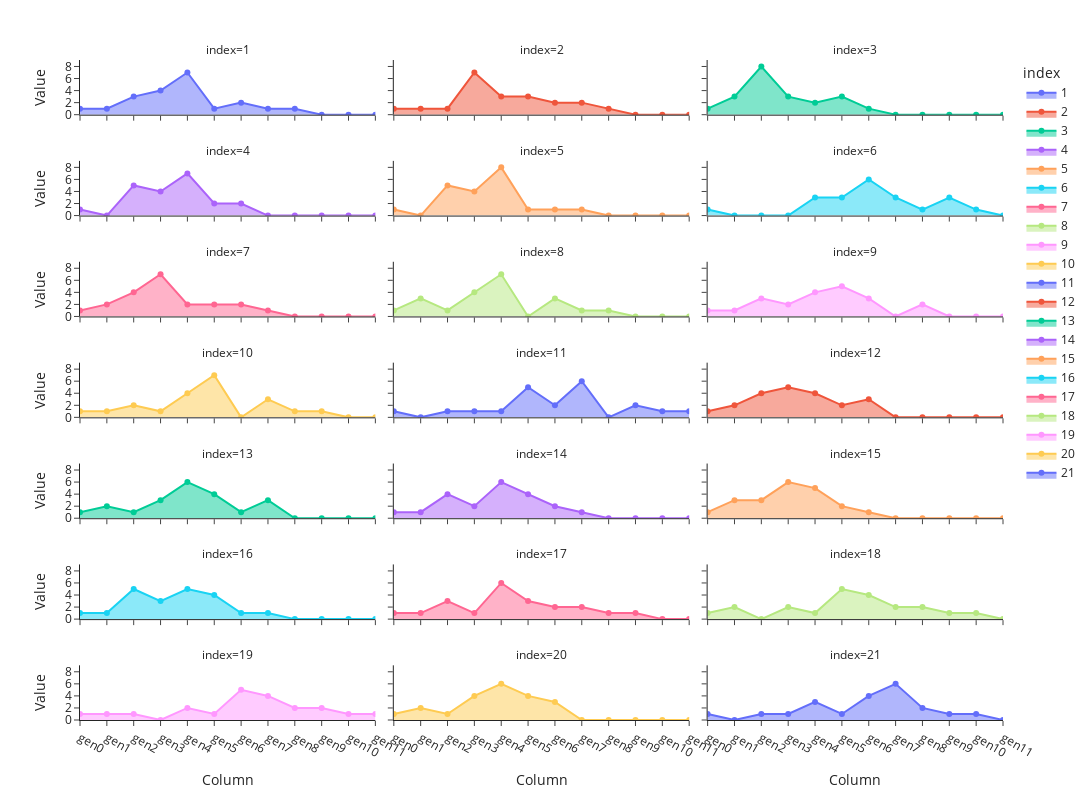

The notebook cell this image was saved under:
### Code cell
import plotly.express as px

# Prepare the data
melted_df = G0_choice_dataframe.melt(var_name='Column', value_name='Value', ignore_index=False).reset_index()

fig = px.area(
    melted_df,
    x='Column',
    y='Value',
    color='index',
    facet_col='index',  # Creates separate plots per identifier
    facet_col_wrap=3,        # Wrap columns for better layout
    markers=True,
)

fig.update_layout(template='simple_white',height=800, width=1200)

fig.show()
fig.write_image('../rawfigures/choice-of-gen0.svg')

### Figure 1 — Plotly figure (JSON) as saved in the notebook; plotly's stock layout.template omitted (floating-point values rounded to 4 significant figures)
{"data": [{"fillpattern": {"shape": ""}, "hovertemplate": "index=1<br>Column=%{x}<br>Value=%{y}<extra></extra>", "legendgroup": "1", "line": {"color": "#636efa"}, "marker": {"symbol": "circle"}, "mode": "markers+lines", "name": "1", "orientation": "v", "showlegend": true, "stackgroup": "1", "type": "scatter", "x": ["gen0", "gen1", "gen2", "gen3", "gen4", "gen5", "gen6", "gen7", "gen8", "gen9", "gen10", "gen11"], "xaxis": "x19", "y": [1, 1, 3, 4, 7, 1, 2, 1, 1, 0, 0, 0], "yaxis": "y19"}, {"fillpattern": {"shape": ""}, "hovertemplate": "index=2<br>Column=%{x}<br>Value=%{y}<extra></extra>", "legendgroup": "2", "line": {"color": "#EF553B"}, "marker": {"symbol": "circle"}, "mode": "markers+lines", "name": "2", "orientation": "v", "showlegend": true, "stackgroup": "1", "type": "scatter", "x": ["gen0", "gen1", "gen2", "gen3", "gen4", "gen5", "gen6", "gen7", "gen8", "gen9", "gen10", "gen11"], "xaxis": "x20", "y": [1, 1, 1, 7, 3, 3, 2, 2, 1, 0, 0, 0], "yaxis": "y20"}, {"fillpattern": {"shape": ""}, "hovertemplate": "index=3<br>Column=%{x}<br>Value=%{y}<extra></extra>", "legendgroup": "3", "line": {"color": "#00cc96"}, "marker": {"symbol": "circle"}, "mode": "markers+lines", "name": "3", "orientation": "v", "showlegend": true, "stackgroup": "1", "type": "scatter", "x": ["gen0", "gen1", "gen2", "gen3", "gen4", "gen5", "gen6", "gen7", "gen8", "gen9", "gen10", "gen11"], "xaxis": "x21", "y": [1, 3, 8, 3, 2, 3, 1, 0, 0, 0, 0, 0], "yaxis": "y21"}, {"fillpattern": {"shape": ""}, "hovertemplate": "index=4<br>Column=%{x}<br>Value=%{y}<extra></extra>", "legendgroup": "4", "line": {"color": "#ab63fa"}, "marker": {"symbol": "circle"}, "mode": "markers+lines", "name": "4", "orientation": "v", "showlegend": true, "stackgroup": "1", "type": "scatter", "x": ["gen0", "gen1", "gen2", "gen3", "gen4", "gen5", "gen6", "gen7", "gen8", "gen9", "gen10", "gen11"], "xaxis": "x16", "y": [1, 0, 5, 4, 7, 2, 2, 0, 0, 0, 0, 0], "yaxis": "y16"}, {"fillpattern": {"shape": ""}, "hovertemplate": "index=5<br>Column=%{x}<br>Value=%{y}<extra></extra>", "legendgroup": "5", "line": {"color": "#FFA15A"}, "marker": {"symbol": "circle"}, "mode": "markers+lines", "name": "5", "orientation": "v", "showlegend": true, "stackgroup": "1", "type": "scatter", "x": ["gen0", "gen1", "gen2", "gen3", "gen4", "gen5", "gen6", "gen7", "gen8", "gen9", "gen10", "gen11"], "xaxis": "x17", "y": [1, 0, 5, 4, 8, 1, 1, 1, 0, 0, 0, 0], "yaxis": "y17"}, {"fillpattern": {"shape": ""}, "hovertemplate": "index=6<br>Column=%{x}<br>Value=%{y}<extra></extra>", "legendgroup": "6", "line": {"color": "#19d3f3"}, "marker": {"symbol": "circle"}, "mode": "markers+lines", "name": "6", "orientation": "v", "showlegend": true, "stackgroup": "1", "type": "scatter", "x": ["gen0", "gen1", "gen2", "gen3", "gen4", "gen5", "gen6", "gen7", "gen8", "gen9", "gen10", "gen11"], "xaxis": "x18", "y": [1, 0, 0, 0, 3, 3, 6, 3, 1, 3, 1, 0], "yaxis": "y18"}, {"fillpattern": {"shape": ""}, "hovertemplate": "index=7<br>Column=%{x}<br>Value=%{y}<extra></extra>", "legendgroup": "7", "line": {"color": "#FF6692"}, "marker": {"symbol": "circle"}, "mode": "markers+lines", "name": "7", "orientation": "v", "showlegend": true, "stackgroup": "1", "type": "scatter", "x": ["gen0", "gen1", "gen2", "gen3", "gen4", "gen5", "gen6", "gen7", "gen8", "gen9", "gen10", "gen11"], "xaxis": "x13", "y": [1, 2, 4, 7, 2, 2, 2, 1, 0, 0, 0, 0], "yaxis": "y13"}, {"fillpattern": {"shape": ""}, "hovertemplate": "index=8<br>Column=%{x}<br>Value=%{y}<extra></extra>", "legendgroup": "8", "line": {"color": "#B6E880"}, "marker": {"symbol": "circle"}, "mode": "markers+lines", "name": "8", "orientation": "v", "showlegend": true, "stackgroup": "1", "type": "scatter", "x": ["gen0", "gen1", "gen2", "gen3", "gen4", "gen5", "gen6", "gen7", "gen8", "gen9", "gen10", "gen11"], "xaxis": "x14", "y": [1, 3, 1, 4, 7, 0, 3, 1, 1, 0, 0, 0], "yaxis": "y14"}, {"fillpattern": {"shape": ""}, "hovertemplate": "index=9<br>Column=%{x}<br>Value=%{y}<extra></extra>", "legendgroup": "9", "line": {"color": "#FF97FF"}, "marker": {"symbol": "circle"}, "mode": "markers+lines", "name": "9", "orientation": "v", "showlegend": true, "stackgroup": "1", "type": "scatter", "x": ["gen0", "gen1", "gen2", "gen3", "gen4", "gen5", "gen6", "gen7", "gen8", "gen9", "gen10", "gen11"], "xaxis": "x15", "y": [1, 1, 3, 2, 4, 5, 3, 0, 2, 0, 0, 0], "yaxis": "y15"}, {"fillpattern": {"shape": ""}, "hovertemplate": "index=10<br>Column=%{x}<br>Value=%{y}<extra></extra>", "legendgroup": "10", "line": {"color": "#FECB52"}, "marker": {"symbol": "circle"}, "mode": "markers+lines", "name": "10", "orientation": "v", "showlegend": true, "stackgroup": "1", "type": "scatter", "x": ["gen0", "gen1", "gen2", "gen3", "gen4", "gen5", "gen6", "gen7", "gen8", "gen9", "gen10", "gen11"], "xaxis": "x10", "y": [1, 1, 2, 1, 4, 7, 0, 3, 1, 1, 0, 0], "yaxis": "y10"}, {"fillpattern": {"shape": ""}, "hovertemplate": "index=11<br>Column=%{x}<br>Value=%{y}<extra></extra>", "legendgroup": "11", "line": {"color": "#636efa"}, "marker": {"symbol": "circle"}, "mode": "markers+lines", "name": "11", "orientation": "v", "showlegend": true, "stackgroup": "1", "type": "scatter", "x": ["gen0", "gen1", "gen2", "gen3", "gen4", "gen5", "gen6", "gen7", "gen8", "gen9", "gen10", "gen11"], "xaxis": "x11", "y": [1, 0, 1, 1, 1, 5, 2, 6, 0, 2, 1, 1], "yaxis": "y11"}, {"fillpattern": {"shape": ""}, "hovertemplate": "index=12<br>Column=%{x}<br>Value=%{y}<extra></extra>", "legendgroup": "12", "line": {"color": "#EF553B"}, "marker": {"symbol": "circle"}, "mode": "markers+lines", "name": "12", "orientation": "v", "showlegend": true, "stackgroup": "1", "type": "scatter", "x": ["gen0", "gen1", "gen2", "gen3", "gen4", "gen5", "gen6", "gen7", "gen8", "gen9", "gen10", "gen11"], "xaxis": "x12", "y": [1, 2, 4, 5, 4, 2, 3, 0, 0, 0, 0, 0], "yaxis": "y12"}, {"fillpattern": {"shape": ""}, "hovertemplate": "index=13<br>Column=%{x}<br>Value=%{y}<extra></extra>", "legendgroup": "13", "line": {"color": "#00cc96"}, "marker": {"symbol": "circle"}, "mode": "markers+lines", "name": "13", "orientation": "v", "showlegend": true, "stackgroup": "1", "type": "scatter", "x": ["gen0", "gen1", "gen2", "gen3", "gen4", "gen5", "gen6", "gen7", "gen8", "gen9", "gen10", "gen11"], "xaxis": "x7", "y": [1, 2, 1, 3, 6, 4, 1, 3, 0, 0, 0, 0], "yaxis": "y7"}, {"fillpattern": {"shape": ""}, "hovertemplate": "index=14<br>Column=%{x}<br>Value=%{y}<extra></extra>", "legendgroup": "14", "line": {"color": "#ab63fa"}, "marker": {"symbol": "circle"}, "mode": "markers+lines", "name": "14", "orientation": "v", "showlegend": true, "stackgroup": "1", "type": "scatter", "x": ["gen0", "gen1", "gen2", "gen3", "gen4", "gen5", "gen6", "gen7", "gen8", "gen9", "gen10", "gen11"], "xaxis": "x8", "y": [1, 1, 4, 2, 6, 4, 2, 1, 0, 0, 0, 0], "yaxis": "y8"}, {"fillpattern": {"shape": ""}, "hovertemplate": "index=15<br>Column=%{x}<br>Value=%{y}<extra></extra>", "legendgroup": "15", "line": {"color": "#FFA15A"}, "marker": {"symbol": "circle"}, "mode": "markers+lines", "name": "15", "orientation": "v", "showlegend": true, "stackgroup": "1", "type": "scatter", "x": ["gen0", "gen1", "gen2", "gen3", "gen4", "gen5", "gen6", "gen7", "gen8", "gen9", "gen10", "gen11"], "xaxis": "x9", "y": [1, 3, 3, 6, 5, 2, 1, 0, 0, 0, 0, 0], "yaxis": "y9"}, {"fillpattern": {"shape": ""}, "hovertemplate": "index=16<br>Column=%{x}<br>Value=%{y}<extra></extra>", "legendgroup": "16", "line": {"color": "#19d3f3"}, "marker": {"symbol": "circle"}, "mode": "markers+lines", "name": "16", "orientation": "v", "showlegend": true, "stackgroup": "1", "type": "scatter", "x": ["gen0", "gen1", "gen2", "gen3", "gen4", "gen5", "gen6", "gen7", "gen8", "gen9", "gen10", "gen11"], "xaxis": "x4", "y": [1, 1, 5, 3, 5, 4, 1, 1, 0, 0, 0, 0], "yaxis": "y4"}, {"fillpattern": {"shape": ""}, "hovertemplate": "index=17<br>Column=%{x}<br>Value=%{y}<extra></extra>", "legendgroup": "17", "line": {"color": "#FF6692"}, "marker": {"symbol": "circle"}, "mode": "markers+lines", "name": "17", "orientation": "v", "showlegend": true, "stackgroup": "1", "type": "scatter", "x": ["gen0", "gen1", "gen2", "gen3", "gen4", "gen5", "gen6", "gen7", "gen8", "gen9", "gen10", "gen11"], "xaxis": "x5", "y": [1, 1, 3, 1, 6, 3, 2, 2, 1, 1, 0, 0], "yaxis": "y5"}, {"fillpattern": {"shape": ""}, "hovertemplate": "index=18<br>Column=%{x}<br>Value=%{y}<extra></extra>", "legendgroup": "18", "line": {"color": "#B6E880"}, "marker": {"symbol": "circle"}, "mode": "markers+lines", "name": "18", "orientation": "v", "showlegend": true, "stackgroup": "1", "type": "scatter", "x": ["gen0", "gen1", "gen2", "gen3", "gen4", "gen5", "gen6", "gen7", "gen8", "gen9", "gen10", "gen11"], "xaxis": "x6", "y": [1, 2, 0, 2, 1, 5, 4, 2, 2, 1, 1, 0], "yaxis": "y6"}, {"fillpattern": {"shape": ""}, "hovertemplate": "index=19<br>Column=%{x}<br>Value=%{y}<extra></extra>", "legendgroup": "19", "line": {"color": "#FF97FF"}, "marker": {"symbol": "circle"}, "mode": "markers+lines", "name": "19", "orientation": "v", "showlegend": true, "stackgroup": "1", "type": "scatter", "x": ["gen0", "gen1", "gen2", "gen3", "gen4", "gen5", "gen6", "gen7", "gen8", "gen9", "gen10", "gen11"], "xaxis": "x", "y": [1, 1, 1, 0, 2, 1, 5, 4, 2, 2, 1, 1], "yaxis": "y"}, {"fillpattern": {"shape": ""}, "hovertemplate": "index=20<br>Column=%{x}<br>Value=%{y}<extra></extra>", "legendgroup": "20", "line": {"color": "#FECB52"}, "marker": {"symbol": "circle"}, "mode": "markers+lines", "name": "20", "orientation": "v", "showlegend": true, "stackgroup": "1", "type": "scatter", "x": ["gen0", "gen1", "gen2", "gen3", "gen4", "gen5", "gen6", "gen7", "gen8", "gen9", "gen10", "gen11"], "xaxis": "x2", "y": [1, 2, 1, 4, 6, 4, 3, 0, 0, 0, 0, 0], "yaxis": "y2"}, {"fillpattern": {"shape": ""}, "hovertemplate": "index=21<br>Column=%{x}<br>Value=%{y}<extra></extra>", "legendgroup": "21", "line": {"color": "#636efa"}, "marker": {"symbol": "circle"}, "mode": "markers+lines", "name": "21", "orientation": "v", "showlegend": true, "stackgroup": "1", "type": "scatter", "x": ["gen0", "gen1", "gen2", "gen3", "gen4", "gen5", "gen6", "gen7", "gen8", "gen9", "gen10", "gen11"], "xaxis": "x3", "y": [1, 0, 1, 1, 3, 1, 4, 6, 2, 1, 1, 0], "yaxis": "y3"}], "layout": {"annotations": [{"font": {}, "showarrow": false, "text": "index=19", "x": 0.16, "xanchor": "center", "xref": "paper", "y": 0.08286, "yanchor": "bottom", "yref": "paper"}, {"font": {}, "showarrow": false, "text": "index=20", "x": 0.5, "xanchor": "center", "xref": "paper", "y": 0.08286, "yanchor": "bottom", "yref": "paper"}, {"font": {}, "showarrow": false, "text": "index=21", "x": 0.84, "xanchor": "center", "xref": "paper", "y": 0.08286, "yanchor": "bottom", "yref": "paper"}, {"font": {}, "showarrow": false, "text": "index=16", "x": 0.16, "xanchor": "center", "xref": "paper", "y": 0.2357, "yanchor": "bottom", "yref": "paper"}, {"font": {}, "showarrow": false, "text": "index=17", "x": 0.5, "xanchor": "center", "xref": "paper", "y": 0.2357, "yanchor": "bottom", "yref": "paper"}, {"font": {}, "showarrow": false, "text": "index=18", "x": 0.84, "xanchor": "center", "xref": "paper", "y": 0.2357, "yanchor": "bottom", "yref": "paper"}, {"font": {}, "showarrow": false, "text": "index=13", "x": 0.16, "xanchor": "center", "xref": "paper", "y": 0.3886, "yanchor": "bottom", "yref": "paper"}, {"font": {}, "showarrow": false, "text": "index=14", "x": 0.5, "xanchor": "center", "xref": "paper", "y": 0.3886, "yanchor": "bottom", "yref": "paper"}, {"font": {}, "showarrow": false, "text": "index=15", "x": 0.84, "xanchor": "center", "xref": "paper", "y": 0.3886, "yanchor": "bottom", "yref": "paper"}, {"font": {}, "showarrow": false, "text": "index=10", "x": 0.16, "xanchor": "center", "xref": "paper", "y": 0.5414, "yanchor": "bottom", "yref": "paper"}, {"font": {}, "showarrow": false, "text": "index=11", "x": 0.5, "xanchor": "center", "xref": "paper", "y": 0.5414, "yanchor": "bottom", "yref": "paper"}, {"font": {}, "showarrow": false, "text": "index=12", "x": 0.84, "xanchor": "center", "xref": "paper", "y": 0.5414, "yanchor": "bottom", "yref": "paper"}, {"font": {}, "showarrow": false, "text": "index=7", "x": 0.16, "xanchor": "center", "xref": "paper", "y": 0.6943, "yanchor": "bottom", "yref": "paper"}, {"font": {}, "showarrow": false, "text": "index=8", "x": 0.5, "xanchor": "center", "xref": "paper", "y": 0.6943, "yanchor": "bottom", "yref": "paper"}, {"font": {}, "showarrow": false, "text": "index=9", "x": 0.84, "xanchor": "center", "xref": "paper", "y": 0.6943, "yanchor": "bottom", "yref": "paper"}, {"font": {}, "showarrow": false, "text": "index=4", "x": 0.16, "xanchor": "center", "xref": "paper", "y": 0.8471, "yanchor": "bottom", "yref": "paper"}, {"font": {}, "showarrow": false, "text": "index=5", "x": 0.5, "xanchor": "center", "xref": "paper", "y": 0.8471, "yanchor": "bottom", "yref": "paper"}, {"font": {}, "showarrow": false, "text": "index=6", "x": 0.84, "xanchor": "center", "xref": "paper", "y": 0.8471, "yanchor": "bottom", "yref": "paper"}, {"font": {}, "showarrow": false, "text": "index=1", "x": 0.16, "xanchor": "center", "xref": "paper", "y": 1, "yanchor": "bottom", "yref": "paper"}, {"font": {}, "showarrow": false, "text": "index=2", "x": 0.5, "xanchor": "center", "xref": "paper", "y": 1, "yanchor": "bottom", "yref": "paper"}, {"font": {}, "showarrow": false, "text": "index=3", "x": 0.84, "xanchor": "center", "xref": "paper", "y": 1, "yanchor": "bottom", "yref": "paper"}], "height": 800, "legend": {"title": {"text": "index"}, "tracegroupgap": 0}, "margin": {"t": 60}, "width": 1200, "xaxis": {"anchor": "y", "domain": [0, 0.32], "title": {"text": "Column"}}, "xaxis10": {"anchor": "y10", "domain": [0, 0.32], "matches": "x", "showticklabels": false}, "xaxis11": {"anchor": "y11", "domain": [0.34, 0.66], "matches": "x", "showticklabels": false}, "xaxis12": {"anchor": "y12", "domain": [0.68, 1.0], "matches": "x", "showticklabels": false}, "xaxis13": {"anchor": "y13", "domain": [0, 0.32], "matches": "x", "showticklabels": false}, "xaxis14": {"anchor": "y14", "domain": [0.34, 0.66], "matches": "x", "showticklabels": false}, "xaxis15": {"anchor": "y15", "domain": [0.68, 1.0], "matches": "x", "showticklabels": false}, "xaxis16": {"anchor": "y16", "domain": [0, 0.32], "matches": "x", "showticklabels": false}, "xaxis17": {"anchor": "y17", "domain": [0.34, 0.66], "matches": "x", "showticklabels": false}, "xaxis18": {"anchor": "y18", "domain": [0.68, 1.0], "matches": "x", "showticklabels": false}, "xaxis19": {"anchor": "y19", "domain": [0, 0.32], "matches": "x", "showticklabels": false}, "xaxis2": {"anchor": "y2", "domain": [0.34, 0.66], "matches": "x", "title": {"text": "Column"}}, "xaxis20": {"anchor": "y20", "domain": [0.34, 0.66], "matches": "x", "showticklabels": false}, "xaxis21": {"anchor": "y21", "domain": [0.68, 1.0], "matches": "x", "showticklabels": false}, "xaxis3": {"anchor": "y3", "domain": [0.68, 1.0], "matches": "x", "title": {"text": "Column"}}, "xaxis4": {"anchor": "y4", "domain": [0, 0.32], "matches": "x", "showticklabels": false}, "xaxis5": {"anchor": "y5", "domain": [0.34, 0.66], "matches": "x", "showticklabels": false}, "xaxis6": {"anchor": "y6", "domain": [0.68, 1.0], "matches": "x", "showticklabels": false}, "xaxis7": {"anchor": "y7", "domain": [0, 0.32], "matches": "x", "showticklabels": false}, "xaxis8": {"anchor": "y8", "domain": [0.34, 0.66], "matches": "x", "showticklabels": false}, "xaxis9": {"anchor": "y9", "domain": [0.68, 1.0], "matches": "x", "showticklabels": false}, "yaxis": {"anchor": "x", "domain": [0, 0.08286], "title": {"text": "Value"}}, "yaxis10": {"anchor": "x10", "domain": [0.4586, 0.5414], "matches": "y", "title": {"text": "Value"}}, "yaxis11": {"anchor": "x11", "domain": [0.4586, 0.5414], "matches": "y", "showticklabels": false}, "yaxis12": {"anchor": "x12", "domain": [0.4586, 0.5414], "matches": "y", "showticklabels": false}, "yaxis13": {"anchor": "x13", "domain": [0.6114, 0.6943], "matches": "y", "title": {"text": "Value"}}, "yaxis14": {"anchor": "x14", "domain": [0.6114, 0.6943], "matches": "y", "showticklabels": false}, "yaxis15": {"anchor": "x15", "domain": [0.6114, 0.6943], "matches": "y", "showticklabels": false}, "yaxis16": {"anchor": "x16", "domain": [0.7643, 0.8471], "matches": "y", "title": {"text": "Value"}}, "yaxis17": {"anchor": "x17", "domain": [0.7643, 0.8471], "matches": "y", "showticklabels": false}, "yaxis18": {"anchor": "x18", "domain": [0.7643, 0.8471], "matches": "y", "showticklabels": false}, "yaxis19": {"anchor": "x19", "domain": [0.9171, 1], "matches": "y", "title": {"text": "Value"}}, "yaxis2": {"anchor": "x2", "domain": [0, 0.08286], "matches": "y", "showticklabels": false}, "yaxis20": {"anchor": "x20", "domain": [0.9171, 1], "matches": "y", "showticklabels": false}, "yaxis21": {"anchor": "x21", "domain": [0.9171, 1], "matches": "y", "showticklabels": false}, "yaxis3": {"anchor": "x3", "domain": [0, 0.08286], "matches": "y", "showticklabels": false}, "yaxis4": {"anchor": "x4", "domain": [0.1529, 0.2357], "matches": "y", "title": {"text": "Value"}}, "yaxis5": {"anchor": "x5", "domain": [0.1529, 0.2357], "matches": "y", "showticklabels": false}, "yaxis6": {"anchor": "x6", "domain": [0.1529, 0.2357], "matches": "y", "showticklabels": false}, "yaxis7": {"anchor": "x7", "domain": [0.3057, 0.3886], "matches": "y", "title": {"text": "Value"}}, "yaxis8": {"anchor": "x8", "domain": [0.3057, 0.3886], "matches": "y", "showticklabels": false}, "yaxis9": {"anchor": "x9", "domain": [0.3057, 0.3886], "matches": "y", "showticklabels": false}}}
